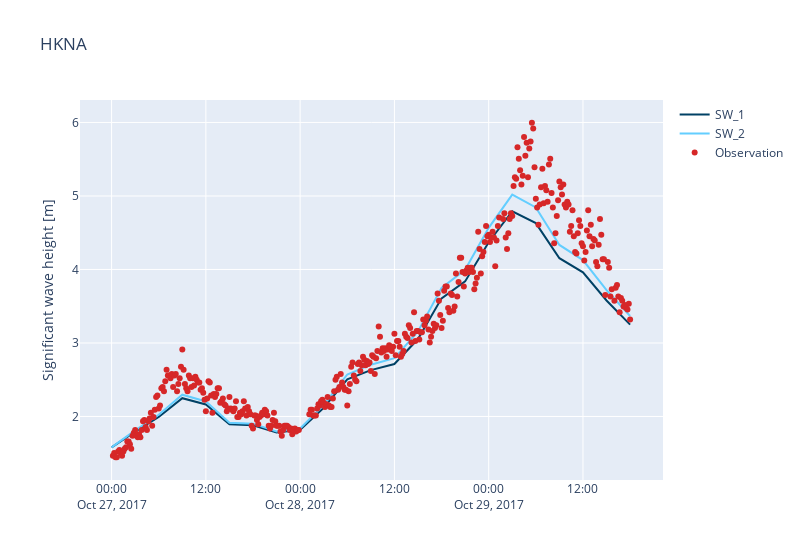

The cell this chart's notebook holds for it:
### Code cell
mmc.plot_timeseries(backend='plotly', width=800);
